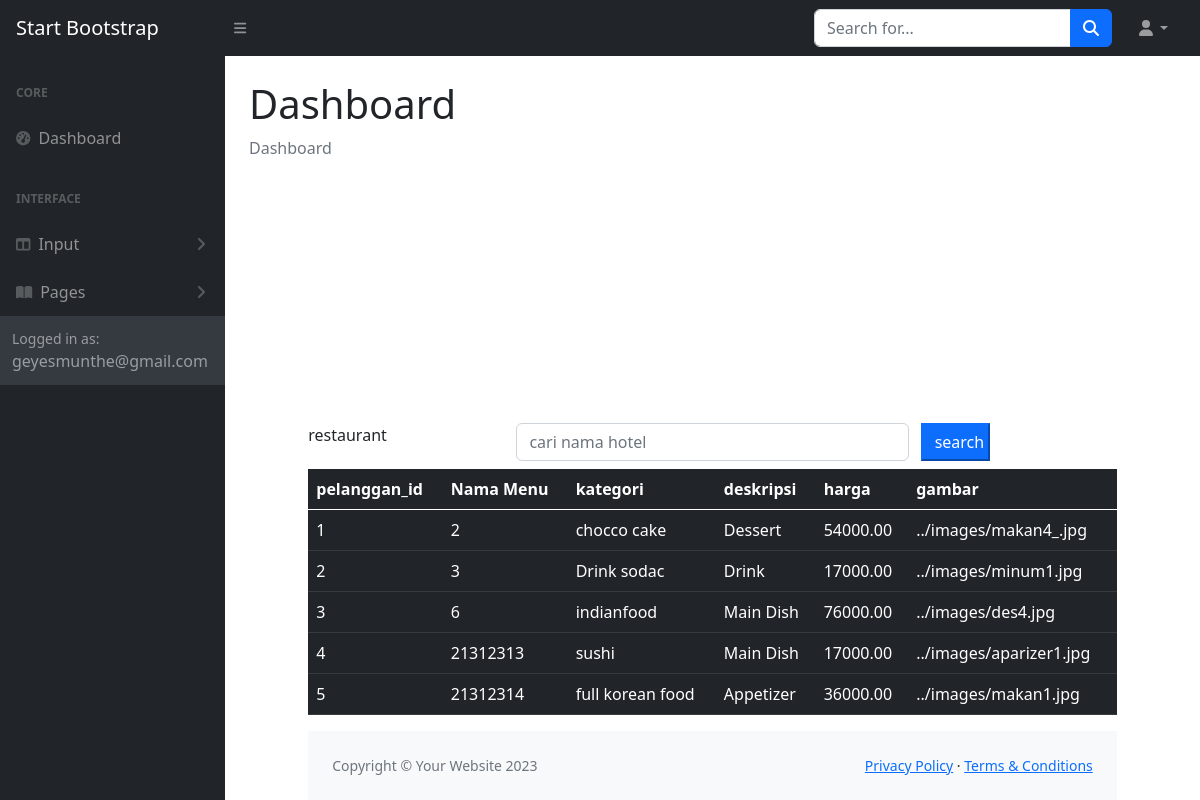
The page /daftarresto.php on the database its author committed.
### tables this page shows
CREATE TABLE `restaurant` (
  `pelanggan_id` int(11) NOT NULL,
  `nama_menu` varchar(255) NOT NULL,
  `category` varchar(255) DEFAULT NULL,
  `description` text DEFAULT NULL,
  `price` decimal(10,2) NOT NULL,
  `images` varchar(255) DEFAULT NULL,
  `jumlah` char(255) NOT NULL
);

### daftarresto.php (the view, shortened to what this page needs)
<!DOCTYPE html>
<html>
<?php include "include/include.php"; ?>
<head>
  <link rel="stylesheet" type="text/css" href="css/bootstrap.min.css">
</head>
<body>
  <?php include "include/head.php"; ?>
  <body class="sb-nav-fixed">
    <?php include "include/navbar.php"; ?>
    <div id="layoutSidenav">
      <div id="layoutSidenav_nav">
        <?php include "include/menunav.php" ?>
      </div>
      <div id="layoutSidenav_content">
        <main>
          <div class="container-fluid px-4">
            <h1 class="mt-4">Dashboard</h1>
            <ol class="breadcrumb mb-4">
              <li class="breadcrumb-item active">Dashboard</li>
            </ol>
          </div>
        </main>
        <div class="row">
          <div class="col-sm-1"></div>
          <div class="col-sm-10">
            <form method="POST">
              <div class="form-group row mb-2">
                <label for="search" class="col-sm-3">restaurant</label>
                <div class="col-sm-6">
                  <input type="text" name="search" class="form-control" id="search" value="<?php if (isset($_POST['search'])) {echo $_POST['search'];}?>" placeholder="cari nama hotel">
                </div>
                <input type="submit" name="kirim" class="col-sm-1 btn-primary" value="search">
              </div>
            </form>
            <table class="table table-hover table-dark">
              <thead>
                <tr>
                  <th scope="col">pelanggan_id</th>
                  <th scope="col">Nama Menu</th>
                  <th scope="col">kategori</th>
                  <th scope="col">deskripsi</th>
                  <th scope="col">harga</th>
                  <th scope="col">gambar</th>
                </tr>
              </thead>
              <tbody>
                <?php
                if (isset($_POST["kirim"])) {
                  $search = $_POST['search'];
                  $query = mysqli_query($connection, "select restaurant.* from restaurant where pelanggan_id like '%" . $search . "%'");
                } else {
                  $query = mysqli_query($connection, "select restaurant.* from restaurant");
                }
                $nomor = 1;
                while ($row = mysqli_fetch_array($query)) {
                ?>
                  <tr>
                    <td><?php echo $nomor; ?></td>
                    <td><?php echo $row['pelanggan_id']; ?></td>
                    <td><?php echo $row['nama_menu']; ?></td>
                    <td><?php echo $row['category']; ?></td>
                    <td><?php echo $row['price']; ?></td>
                    <td><?php echo $row['images']; ?></td>
                  </tr>
                <?php
                  $nomor = $nomor + 1;
                }
                ?>
              </tbody>
            </table>
            <?php include "include/footer.php"; ?>
          </div>
        </div>
      </div>
    </div>
</body>
</html>

### rows shown on the page
restaurant: pelanggan_id "2", nama_menu "chocco cake", category "Dessert", price "54000.00", images "../images/makan4_.jpg"
restaurant: pelanggan_id "3", nama_menu "Drink sodac", category "Drink", price "17000.00", images "../images/minum1.jpg"
restaurant: pelanggan_id "6", nama_menu "indianfood", category "Main Dish", price "76000.00", images "../images/des4.jpg"
restaurant: pelanggan_id "21312313", nama_menu "sushi", category "Main Dish", price "17000.00", images "../images/aparizer1.jpg"
restaurant: pelanggan_id "21312314", nama_menu "full korean food", category "Appetizer", price "36000.00", images "../images/makan1.jpg"
